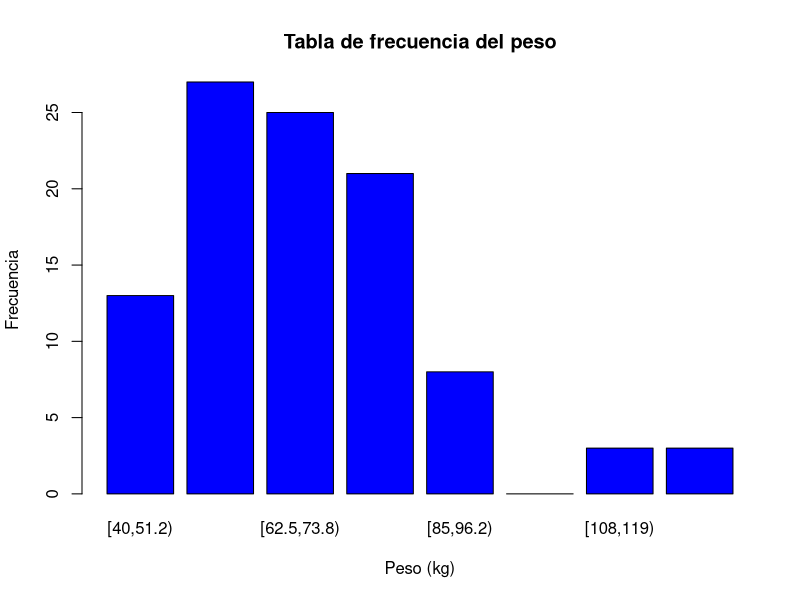
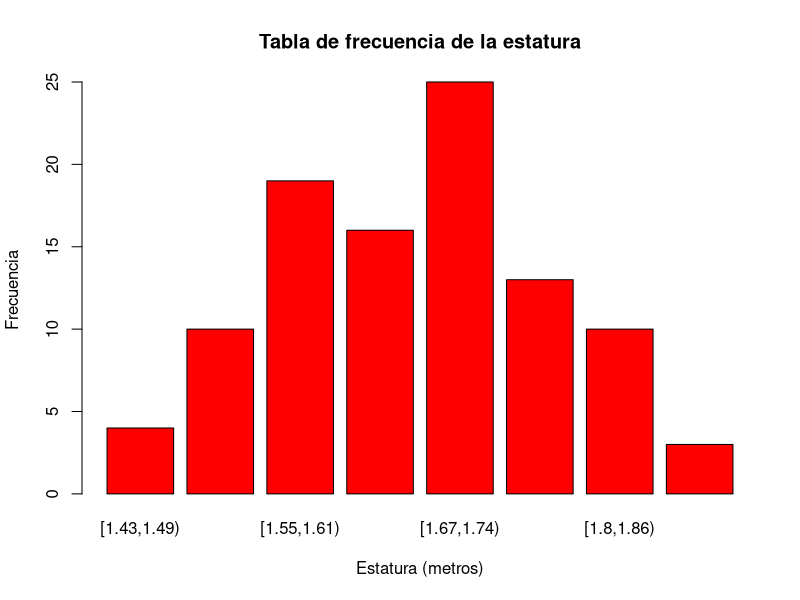
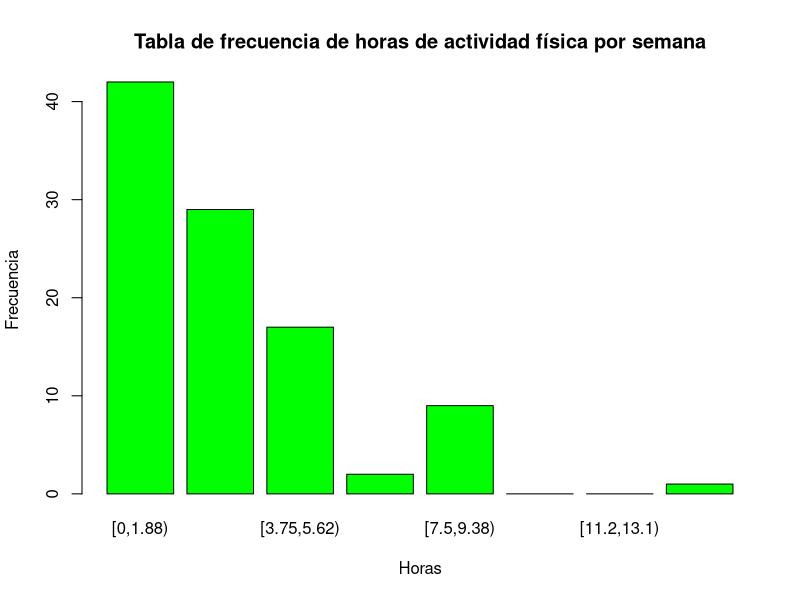
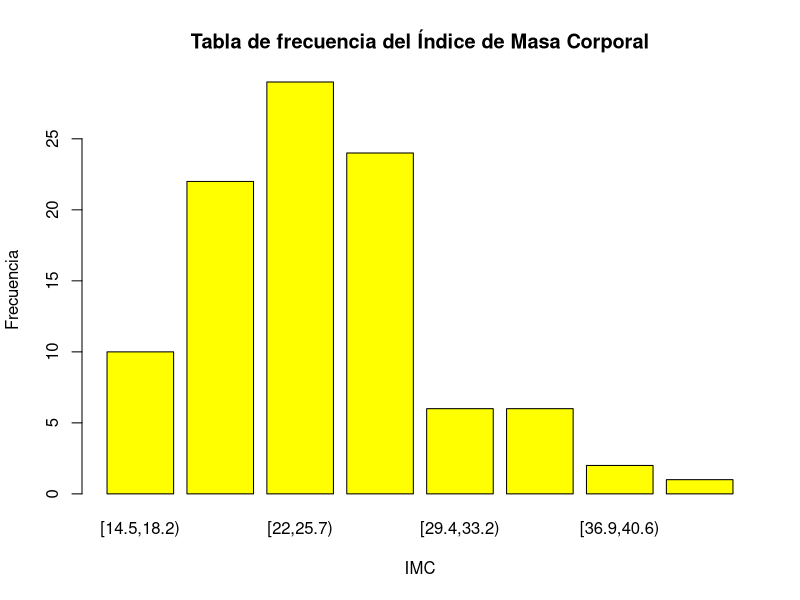
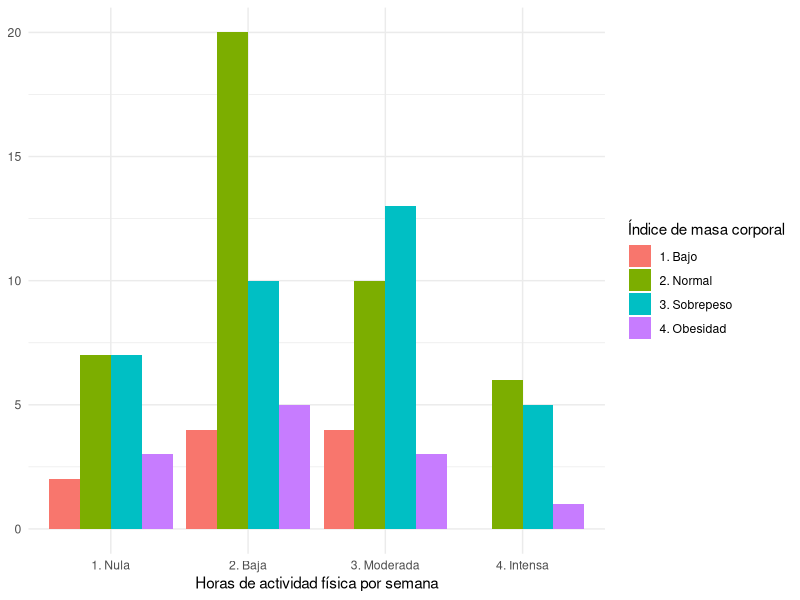

These charts were generated, in order, by the following R code:
remove(list = ls())
graphics.off()
library(ggplot2)
library(dplyr)

data <- read.csv("datos.csv")
data$IMC <- data$peso / (data$estatura**2)

data <- data %>%
  mutate(categoria_imc = case_when(
    IMC <= 18.49 ~ "1. Bajo",
    IMC <= 24.99 ~ "2. Normal",
    IMC <= 29.99 ~ "3. Sobrepeso",
    T ~ "4. Obesidad"
  ))

data <- data %>%
  mutate(categoria_horas = case_when(
    horas == 0 ~ "1. Nula",
    horas <= 2 ~ "2. Baja",
    horas <= 5 ~ "3. Moderada",
    T ~ "4. Intensa"
  ))


n <- length(data$peso)
k <- round(1 + log2(n))

rango_peso <- range(data$peso)
print(rango_peso)
breaks_peso <- seq(rango_peso[1], rango_peso[2], length.out = k + 1)
print(breaks_peso)
tabla_freq_peso <- table(cut(data$peso, breaks = breaks_peso, include.lowest = T, right = F))
print(tabla_freq_peso)
barplot(tabla_freq_peso,
        main = "Tabla de frecuencia del peso",
        xlab = "Peso (kg)",
        ylab = "Frecuencia",
        col = "blue")

rango_estatura <- range(data$estatura)
print(rango_estatura)
breaks_estatura <- seq(rango_estatura[1], rango_estatura[2], length.out = k + 1)
print(breaks_estatura)
tabla_freq_estatura <- table(cut(data$estatura, breaks = breaks_estatura, include.lowest = T, right = F))
print(tabla_freq_estatura)
barplot(tabla_freq_estatura,
        main = "Tabla de frecuencia de la estatura",
        xlab = "Estatura (metros)",
        ylab = "Frecuencia",
        col = "red")

rango_horas <- range(data$horas)
print(rango_horas)
breaks_horas <- seq(rango_horas[1], rango_horas[2], length.out = k + 1)
print(breaks_horas)
tabla_freq_horas <- table(cut(data$horas, breaks = breaks_horas, include.lowest = T, right = F))
print(tabla_freq_horas)
barplot(tabla_freq_horas,
        main = "Tabla de frecuencia de horas de actividad física por semana",
        xlab = "Horas",
        ylab = "Frecuencia",
        col = "green")

rango_imc <- range(data$IMC)
print(rango_imc)
breaks_imc <- seq(rango_imc[1], rango_imc[2], length.out = k + 1)
print(breaks_imc)
tabla_freq_imc <- table(cut(data$IMC, breaks = breaks_imc, include.lowest = T, right = F))
print(tabla_freq_imc)
barplot(tabla_freq_imc,
        main = "Tabla de frecuencia del Índice de Masa Corporal",
        xlab = "IMC",
        ylab = "Frecuencia",
        col = "yellow")

tabla_contingencia <- table(data$categoria_horas, data$categoria_imc)
print(tabla_contingencia)

chi_cuadrada <- chisq.test(tabla_contingencia)
print(chi_cuadrada)

df_tabla_con <- as.data.frame(tabla_contingencia)

ggplot(df_tabla_con, aes(x = Var1, y = Freq, fill = Var2)) +
  geom_bar(stat = "identity", position = "dodge") +
  labs(x = "Horas de actividad física por semana", y = NULL, fill = "Índice de masa corporal") +
  theme_minimal()

write.csv(data, "archivo.csv")